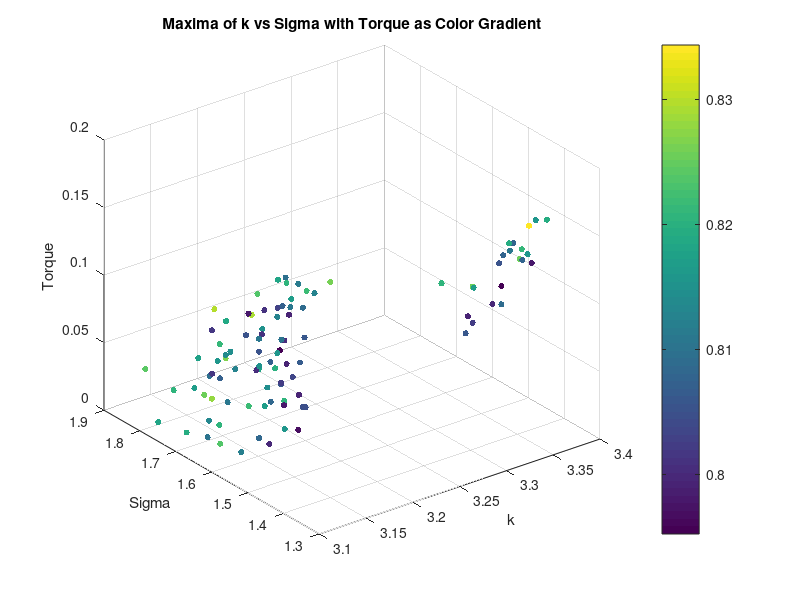
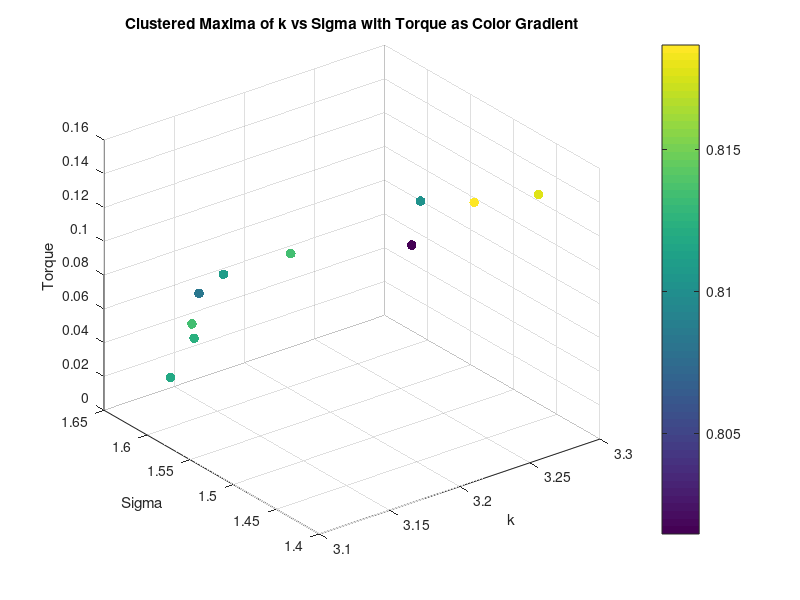
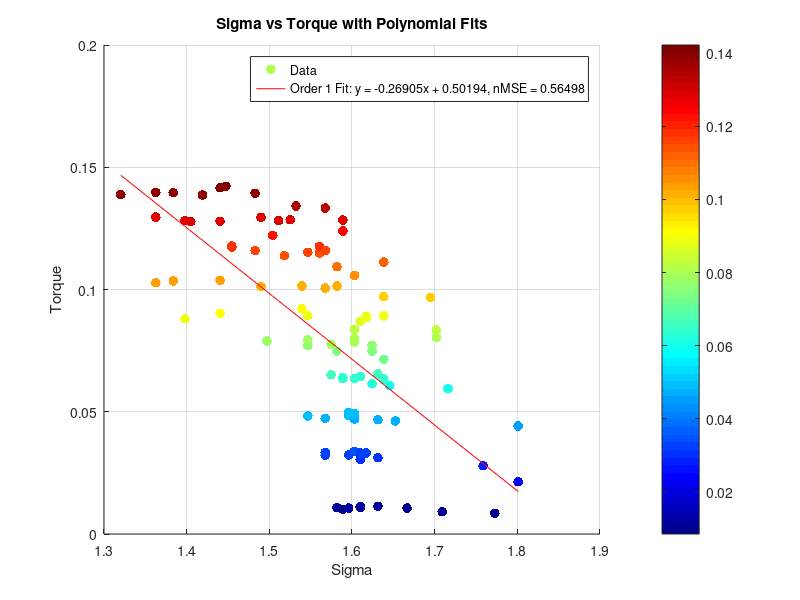
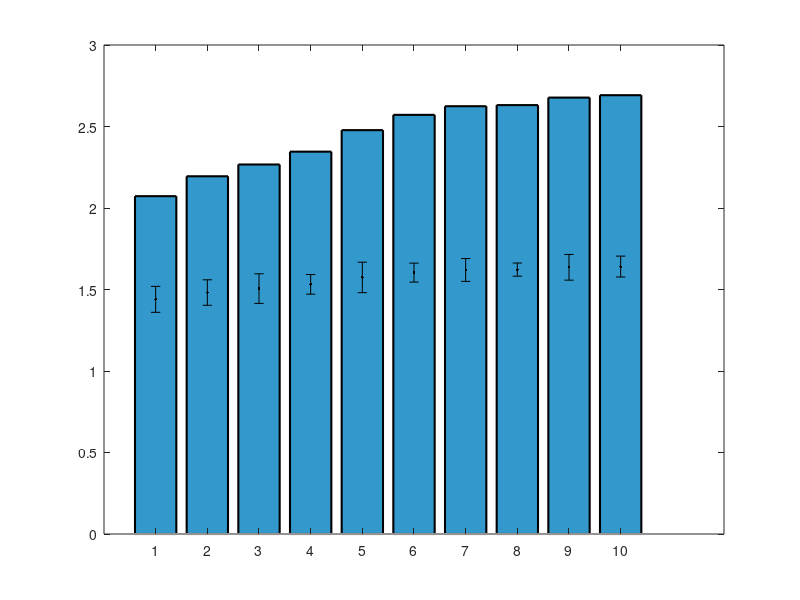

These figures' MATLAB source, in order: (Note: this script raises an error after producing the figures.)
clear all;
close all;


%% Torque Analysis
load('maxima_data.mat');
scatter3(maxima_k, maxima_sigma, torque_values, 20, maxima_corr, 'filled');
xlabel('k');
ylabel('Sigma');
zlabel('Torque');
title('Maxima of k vs Sigma with Torque as Color Gradient');
colorbar;
grid on;
% K means clustering of torque into 10 clusters, taking mean of each cluster k, sigma and corr too
[cluster_idx, cluster_centers] = kmeans(torque_values', 10);
% Take the mean of each cluster
torque_means = zeros(10, 1);
sigma_means = zeros(10, 1);
sigma_stds = zeros(10, 1);
k_means = zeros(10, 1);
corr_means = zeros(10, 1);
for i = 1:10
    torque_means(i) = mean(torque_values(cluster_idx == i));
    sigma_means(i) = mean(maxima_sigma(cluster_idx == i));
    k_means(i) = mean(maxima_k(cluster_idx == i));
    corr_means(i) = mean(maxima_corr(cluster_idx == i));
    sigma_stds(i) = std(maxima_sigma(cluster_idx == i));
end
% Plot the clusters
figure;
scatter3(k_means, sigma_means, torque_means, 50, corr_means, 'filled');
xlabel('k');
ylabel('Sigma');
zlabel('Torque');
title('Clustered Maxima of k vs Sigma with Torque as Color Gradient');
colorbar;
grid on;
% Ensure data is sorted for polyfit
[sigma_sorted, sort_idx] = sort(maxima_sigma);
torque_sorted = torque_values(sort_idx);
% Display correlation between torque and sigma
disp('Correlation between Torque and Sigma:');
disp(corr(torque_sorted', sigma_sorted'));
% Display correlation between torque and sigma^2
disp('Correlation between Torque and Sigma^2:');
disp(corr(torque_sorted', sigma_sorted'.^2));
% Polyfit for sigma vs torque (order 1 and 2)
p1_sigma = polyfit(sigma_sorted, torque_sorted, 1);
% Calculate fitted values and normalized MSE for sigma vs torque
fitted_torque_p1_sigma = polyval(p1_sigma, sigma_sorted);
mse_p1_sigma = mean((torque_sorted - fitted_torque_p1_sigma).^2);
nmse_p1_sigma = mse_p1_sigma / var(torque_sorted);
% Display results for sigma vs torque
disp('Sigma vs Torque:');
disp(['Order 1 nMSE: ', num2str(nmse_p1_sigma)]);
%display correlation between torque and sigma
% Plot for sigma vs torque with polynomial fits (first instance)
figure;
scatter(sigma_sorted, torque_sorted, 50, torque_sorted, 'filled','DisplayName', 'Data');
% Create a custom colormap based on jet, excluding yellow/light orange
cmap = jet(256); % Get the jet colormap with 256 colors
cmap = cmap([1:100,191:256], :); % Keep only the first 200 colors, removing the yellow/light orange range
colormap(jet); % Apply the custom colormap
colorbar; % Add a colorbar to indicate the mapping of color to torque_sorted values
hold on;
plot(sigma_sorted, fitted_torque_p1_sigma, '-r', 'DisplayName', ...
    ['Order 1 Fit: y = ', num2str(p1_sigma(1)), 'x + ', num2str(p1_sigma(2)), ...
    ', nMSE = ', num2str(nmse_p1_sigma)]);
xlabel('Sigma');
ylabel('Torque');
title('Sigma vs Torque with Polynomial Fits');
legend('show');
grid on;

%Plot means of sigma as bar plot with variance as error bars
figure;
[sorted_sigma_means,idx] = sort(sigma_means);
sorted_sigma_stds = sigma_stds(idx);
bar(sorted_sigma_means.^2, 'FaceColor', [0.2 0.6 0.8], 'EdgeColor', 'k', 'LineWidth', 1.5);
% Set the x-ticks to the cluster indices
hold on;
errorbar(sorted_sigma_means,sorted_sigma_stds, 'k.', 'LineWidth', 1.5);
ylim([1.2 2]);

xlabel('Cluster Index');
ylabel('Mean Sigma');

% % Ensure data is sorted for polyfit
% [sigma_sorted, sort_idx] = sort(sigma_means);
% torque_sorted = torque_means(sort_idx);
% %Display correlation between torque and sigma
% disp('Correlation between Torque and Sigma:');
% disp(corr(torque_sorted, sigma_sorted));
% %Display correlation between torque and sigma^2
% disp('Correlation between Torque and Sigma^2:');
% disp(corr(torque_sorted, sigma_sorted.^2));
% % Polyfit for sigma vs torque (order 1 and 2)
% p1_sigma = polyfit(sigma_sorted, torque_sorted, 1);
% p2_sigma = polyfit(sigma_sorted, torque_sorted, 2);
% % Calculate zitted values and normalized MSE for sigma vs torque
% fitted_torque_p1_sigma = polyval(p1_sigma, sigma_sorted);
% fitted_torque_p2_sigma = polyval(p2_sigma, sigma_sorted);
% mse_p1_sigma = mean((torque_sorted - fitted_torque_p1_sigma).^2);
% mse_p2_sigma = mean((torque_sorted - fitted_torque_p2_sigma).^2);
% nmse_p1_sigma = mse_p1_sigma / var(torque_sorted);
% nmse_p2_sigma = mse_p2_sigma / var(torque_sorted);
% % Display results for sigma vs torque
% disp('Sigma vs Torque:');
% disp(['Order 1 nMSE: ', num2str(nmse_p1_sigma)]);
% disp(['Order 2 nMSE: ', num2str(nmse_p2_sigma)]);
% % Plot for sigma vs torque with polynomial fits (second instance)
% figure;
% scatter(sigma_sorted, torque_sorted, 50, torque_sorted, 'filled', 'DisplayName', 'Data');
% colormap(jet); % High contrast colormap suitable for white background
% colorbar; % Add a colorbar to indicate the mapping of color to torque_sorted values
% hold on;
% plot(sigma_sorted, fitted_torque_p1_sigma, '-r', 'DisplayName', ...
%     ['Order 1 Fit: y = ', num2str(p1_sigma(1)), 'x + ', num2str(p1_sigma(2)), ...
%     ', nMSE = ', num2str(nmse_p1_sigma)]);
% plot(sigma_sorted, fitted_torque_p2_sigma, '--g', 'DisplayName', ...
%     ['Order 2 Fit: y = ', num2str(p2_sigma(1)), 'x^2 + ', num2str(p2_sigma(2)), ...
%     'x + ', num2str(p2_sigma(3)), ', nMSE = ', num2str(nmse_p2_sigma)]);
% xlabel('Sigma');
% ylabel('Torque');
% title('Sigma vs Torque with Polynomial Fits');
% legend('show');
% grid on;

% %% Diameter Analysis
% % Saved as diameter_value, k_values(max_k_idx), sigma_values(max_sigma_idx), max_val
% load('maxima_data_Diam.mat');

% figure;
% scatter3(maxima_matrix(:, 2), maxima_matrix(:, 3), maxima_matrix(:, 1), 50, maxima_matrix(:, 1), 'filled'); 
% xlabel('k');
% ylabel('Sigma');
% zlabel('Diameter');
% title('Maxima of k vs Sigma with Diameter as Color Gradient');
% colorbar;
% grid on;

% % K vs d
% % Ensure data is sorted for polyfit
% [k_sorted, sort_idx] = sort(maxima_matrix(:, 2));
% d_sorted = maxima_matrix(sort_idx, 1);
% % Display correlation between d and k
% disp('Correlation between Diameter and k:');
% disp(corr(d_sorted, k_sorted));

% %plot for k vs diam with polynomial fits
% figure;
% scatter(k_sorted, d_sorted, 50, d_sorted, 'filled', 'DisplayName', 'Data');
% colormap(jet); % High contrast colormap suitable for white background
% colorbar; % Add a colorbar to indicate the mapping of color to d_sorted values

% hold on;
% p1_k = polyfit(k_sorted, d_sorted, 1);
% fitted_d_p1_k = polyval(p1_k, k_sorted);
% mse_p1_k = mean((d_sorted - fitted_d_p1_k).^2);
% nmse_p1_k = mse_p1_k / var(d_sorted);
% disp('Diameter vs k:');
% disp(['Order 1 nMSE: ', num2str(nmse_p1_k)]);
% plot(k_sorted, fitted_d_p1_k, '-r', 'DisplayName', ...
%     ['Order 1 Fit: y = ', num2str(p1_k(1)), 'x + ', num2str(p1_k(2)), ...
%     ', nMSE = ', num2str(nmse_p1_k)]);
% xlabel('k');
% ylabel('Diameter');
% title('k vs Diameter with Polynomial Fits');
% legend('show');
